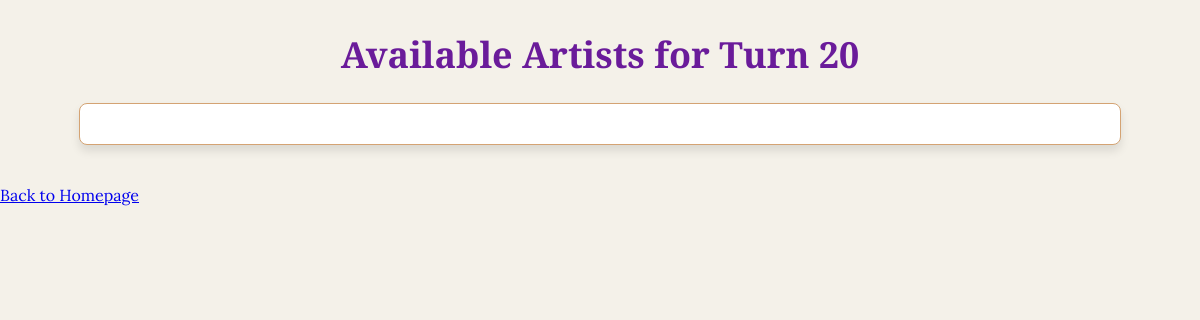
/artist_auction, run on an earlier commit of the app's database.
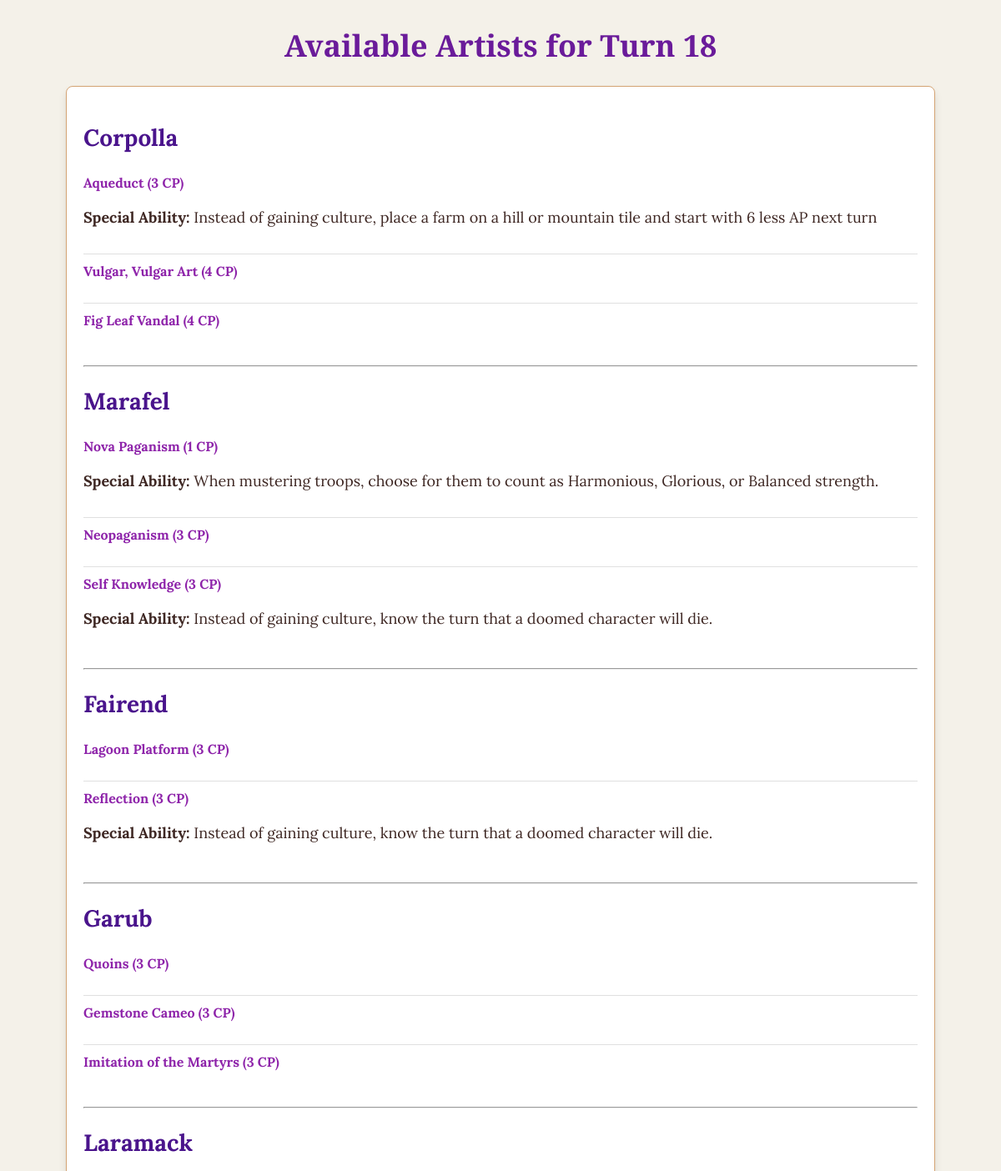
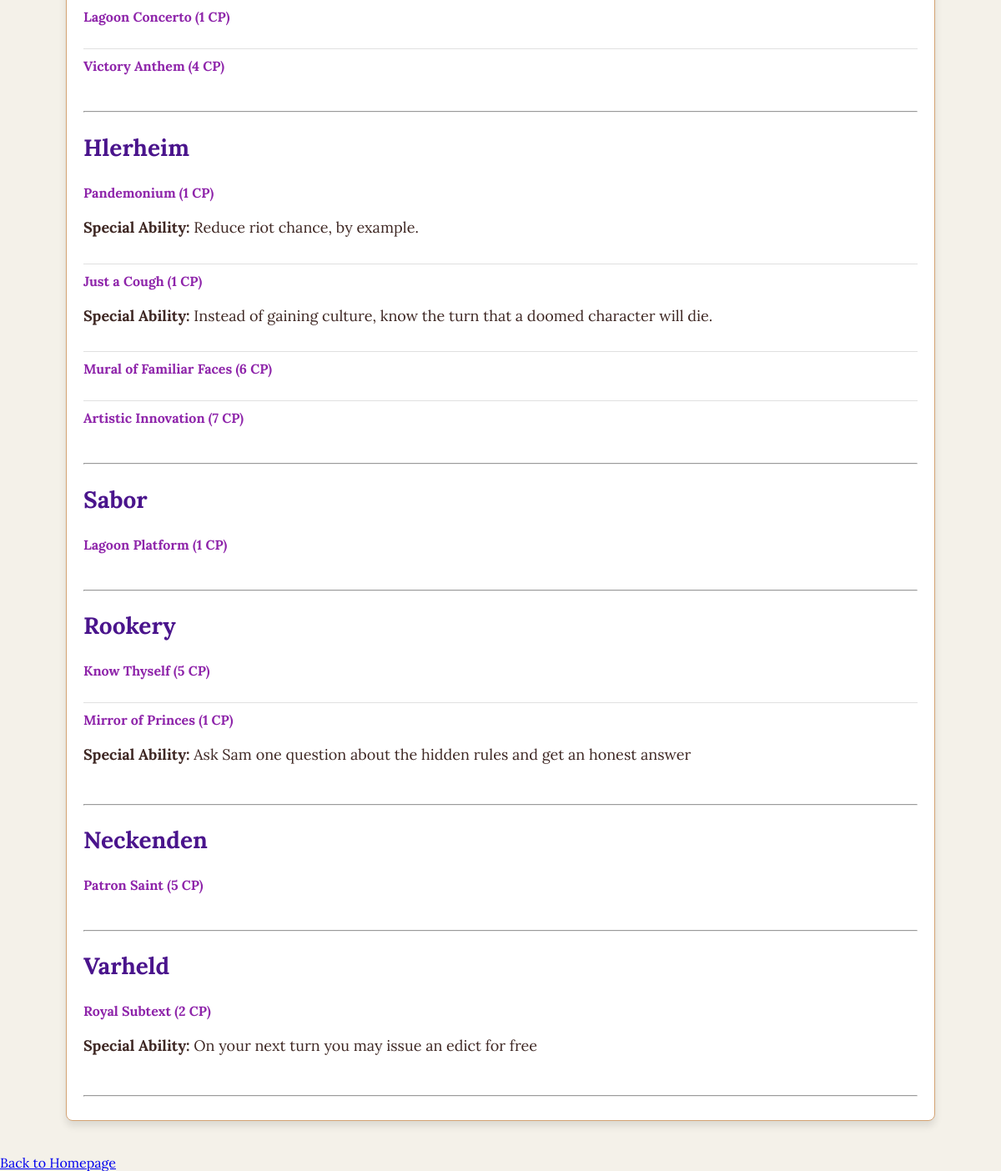
And on a later commit of the database (2 pictures, top to bottom).
### mopMap.py (models this page shows)
class Artist(db.Model):
    id = db.Column(db.Integer, primary_key=True)
    name = db.Column(db.String(100), nullable=False)
    city = db.Column(db.String(100), nullable=False)
    cp = db.Column(db.Integer, nullable=False)
    description = db.Column(db.String(255), nullable=True)
    special_ability = db.Column(db.String(255), nullable=True)
    turn_number = db.Column(db.Integer, nullable=False)  # Add this line

### mopMap.py (the view)
@app.route('/artist_auction')
def artist_auction():
    global_turn = GlobalTurn.query.first().turn_number
    artists = Artist.query.filter_by(turn_number=global_turn).all()
    artists_by_city = {}
    for artist in artists:
        if artist.city not in artists_by_city:
            artists_by_city[artist.city] = []
        artists_by_city[artist.city].append(artist)
    return render_template('artist_auction.html', artists_by_city=artists_by_city, global_turn=global_turn)

### mopMap.py (called while the page is built)
@app.before_request
def initialize_global_turn():
    global_turn = GlobalTurn.query.first()
    if global_turn is None:
        new_global_turn = GlobalTurn(turn_number=18)
        db.session.add(new_global_turn)
        db.session.commit()

### templates/artist_auction.html (shortened to what this page needs)
<!DOCTYPE html>
<html lang="en">
<head>
</head>
<body>
    <h1>Available Artists for Turn {{ global_turn }}</h1>
    <div class="artist-container">
        {% for city, artists_in_city in artists_by_city.items() %}
        <div>
            <h2 class="city-name">{{ city }}</h2>
            <ul>
                {% for artist in artists_in_city %}
                <li>
                    <span class="artist-name">{{ artist.name }} ({{ artist.cp }} CP)</span>
                    {% if artist.special_ability %}
                    <p class="artist-details"><strong>Special Ability:</strong> {{ artist.special_ability }}</p>
                    {% endif %}
                </li>
                {% endfor %}
            </ul>
        </div>
        <hr>
        {% endfor %}
    </div>
    <br>
    <a href="{{ url_for('index') }}" class="back-link">Back to Homepage</a>
</body>
</html>

### templates/artist_auction.html (style rules this page uses)
body { font-family: 'Lora', serif; background-color: #f4f1e9; color: #3e2723; margin: 0; padding: 0; }
h1 { text-align: center; margin-top: 30px; font-family: 'Playfair Display', serif; font-size: 36px; color: #6a1b9a; }
.artist-container { width: 90%; max-width: 1000px; margin: 20px auto; background-color: #fff; padding: 20px; border: 1px solid #d4a373; border-radius: 8px; box-shadow: 0 6px 10px rgba(0, 0, 0, 0.1); }
.city-name { font-size: 28px; color: #4a148c; margin-bottom: 15px; }
ul { list-style-type: none; padding-left: 0; }
li { padding: 10px 0; border-bottom: 1px solid #e0e0e0; }
li:last-child { border-bottom: none; }
.artist-name { font-weight: bold; color: #8e24aa; }
.artist-details { font-size: 18px; line-height: 1.6; }

What changed in the data, as far as the page shows it:
added Artist: city "Corpolla", name "Aqueduct", cp "3", special_ability "Instead of gaining culture, place a farm on a hill or mountain tile and start with 6 less AP next turn"
added Artist: name "Vulgar, Vulgar Art", cp "4", shown under "Corpolla"
added Artist: name "Fig Leaf Vandal", cp "4", shown under "Corpolla"
added Artist: city "Marafel", name "Nova Paganism", cp "1", special_ability "When mustering troops, choose for them to count as Harmonious, Glorious, or Balanced strength."
added Artist: name "Neopaganism", cp "3", shown under "Marafel"
added Artist: name "Self Knowledge", cp "3", special_ability "Instead of gaining culture, know the turn that a doomed character will die.", shown under "Marafel"
added Artist: city "Fairend", name "Lagoon Platform", cp "3"
added Artist: name "Reflection", cp "3", special_ability "Instead of gaining culture, know the turn that a doomed character will die.", shown under "Fairend"
added Artist: city "Garub", name "Quoins", cp "3"
added Artist: name "Gemstone Cameo", cp "3", shown under "Garub"
added Artist: name "Imitation of the Martyrs", cp "3", shown under "Garub"
added Artist: city "Laramack", name "Lagoon Concerto", cp "1"
added Artist: name "Victory Anthem", cp "4", shown under "Laramack"
added Artist: city "Hlerheim", name "Pandemonium", cp "1", special_ability "Reduce riot chance, by example."
added Artist: name "Just a Cough", cp "1", special_ability "Instead of gaining culture, know the turn that a doomed character will die.", shown under "Hlerheim"
added Artist: name "Mural of Familiar Faces", cp "6", shown under "Hlerheim"
added Artist: name "Artistic Innovation", cp "7", shown under "Hlerheim"
added Artist: city "Sabor", name "Lagoon Platform", cp "1"
added Artist: city "Rookery", name "Know Thyself", cp "5"
added Artist: name "Mirror of Princes", cp "1", special_ability "Ask Sam one question about the hidden rules and get an honest answer", shown under "Rookery"
added Artist: city "Neckenden", name "Patron Saint", cp "5"
added Artist: city "Varheld", name "Royal Subtext", cp "2", special_ability "On your next turn you may issue an edict for free"
Also different on the page:
{{ global_turn }}: "20" → "18"
